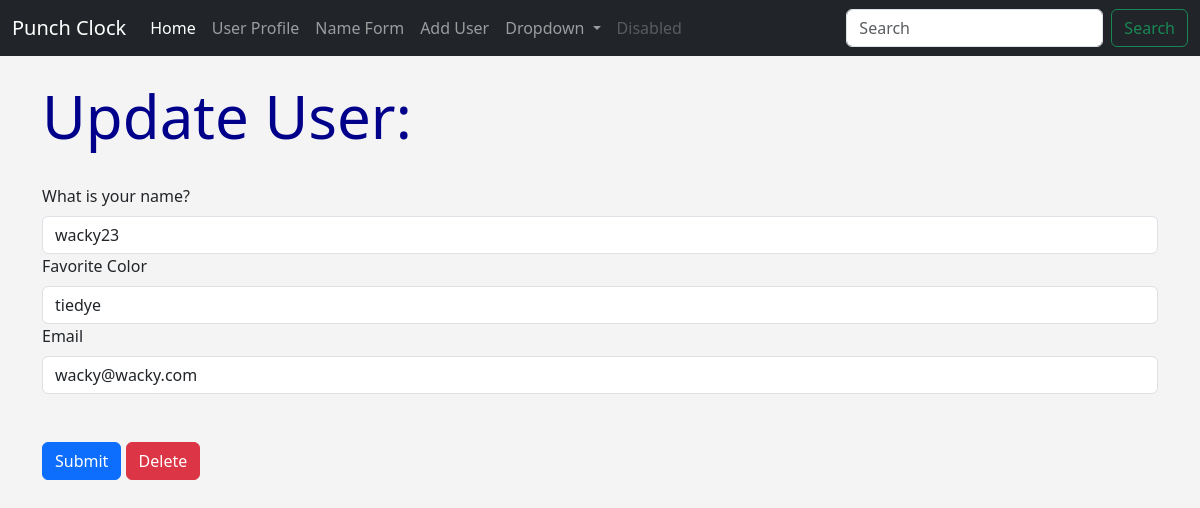
The app's page /update/4, older data.
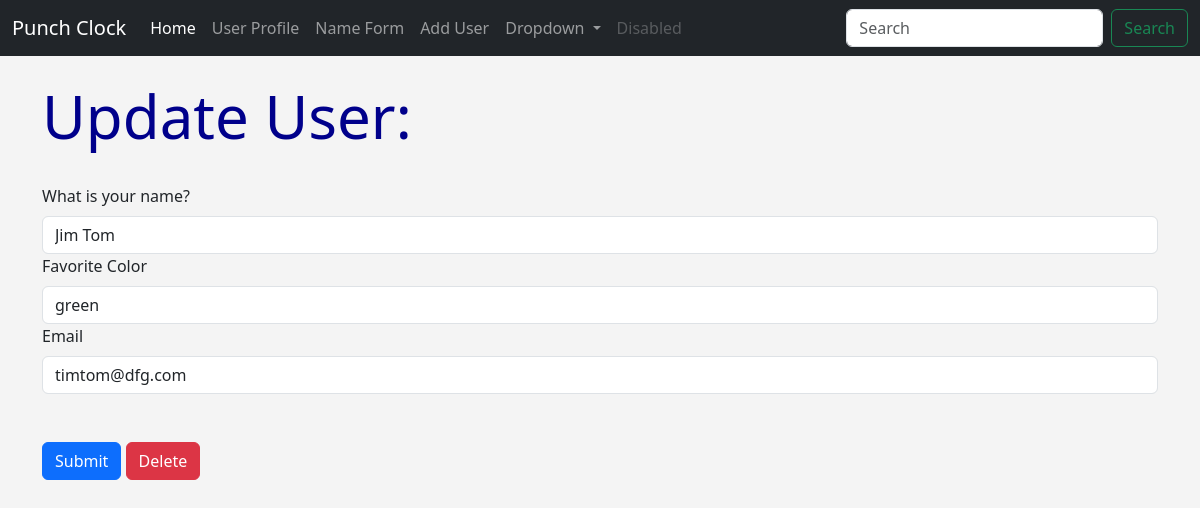
The same page, newer data.
### hello.py (models this page shows, shortened)
class Users(db.Model):
    id = db.Column(db.Integer, primary_key=True)
    name = db.Column(db.String(200), nullable=False)
    email = db.Column(db.String(100), nullable=False, unique=True)
    date_added = db.Column(db.DateTime, default=datetime.utcnow)
    fav_color = db.Column(db.String(120))
    punches = db.relationship('Punches', backref='users', lazy=True)
    password_hash = db.Column(db.String(128))
    @property
    def password(self):
        raise AttributeError("Password is not a readable attribute!")

### hello.py (the view)
@app.route('/update/<int:id>', methods=['GET', 'POST'])
def update(id):
    name = None
    form = UserForm()
    user_to_update = Users.query.get_or_404(id)
    our_users = Users.query.order_by(Users.date_added)
    if request.method == "POST":
        user_to_update.name = request.form['name']
        user_to_update.email = request.form['email']
        user_to_update.fav_color = request.form['fav_color']
        try:
            db.session.commit()
            flash("User updated!")
            return render_template("update.html", form=form, user_to_update=user_to_update, id=id)
        except:
            flash("Something went wrong!")
            return render_template("update.html", form=form, user_to_update=user_to_update, id=id)
    else:
        return render_template("update.html", form=form, user_to_update=user_to_update, id=id)

### hello.py
class UserForm(FlaskForm):
    name = StringField("What is your name?", validators=[DataRequired()])
    email = StringField("Email", validators=[DataRequired(),Email()])
    fav_color = StringField("Favorite Color")
    password_hash = PasswordField("Password", validators=[DataRequired(), EqualTo("password_hash2", message="Passwords Must Match!")])
    password_hash2 = PasswordField("Confrim Password", validators=[DataRequired()])
    submit = SubmitField("Submit")

### templates/update.html (shortened to what this page needs)
{% extends 'base.html' %}
{% block content %}
{% if name %}
    <h1>Update User</h1>
    <br/><br/>
{% else %}
    <h1>Update User:</h1>
    <br/>
    <form action="/update/{{ user_to_update.id }}" method="POST">
        {{ form.name.label(class="form-label") }}
        {{ form.name(class="form-control", value=user_to_update.name) }}
        {{ form.fav_color.label(class="form-label") }}
        {{ form.fav_color(class="form-control", value=user_to_update.fav_color) }}
        {{ form.email.label(class="form-label") }}
        {{ form.email(class="form-control", value=user_to_update.email) }}
        <br/><br/>
        {{ form.submit(class="btn btn-primary") }}
        <a href="{{ url_for('delete', id=id) }}" class="btn btn-danger">Delete</a>
    </form>
<br/><br/>
{% endif %}
{% endblock %}

Row changes from the older to the newer data that the page shows:
changed Users: name "wacky23" → "Jim Tom"; fav_color "tiedye" → "green"; email "wacky@wacky.com" → "timtom@dfg.com"
